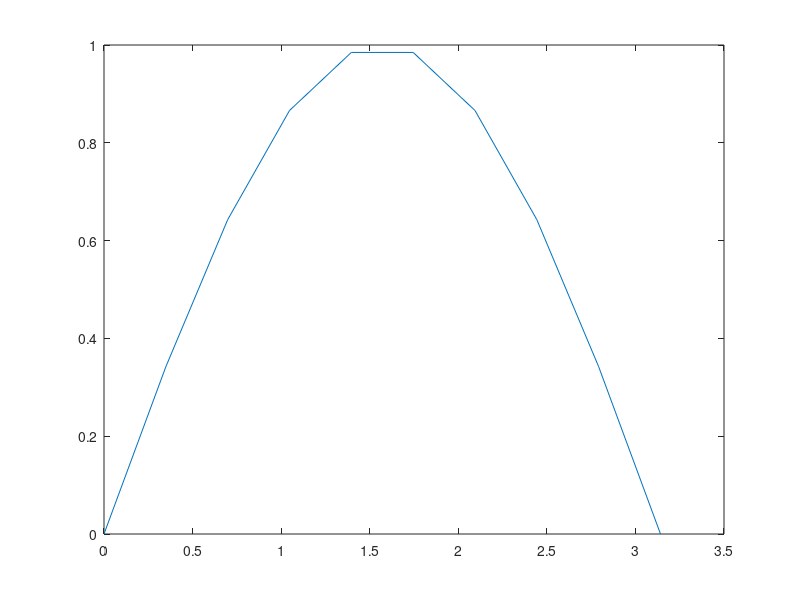
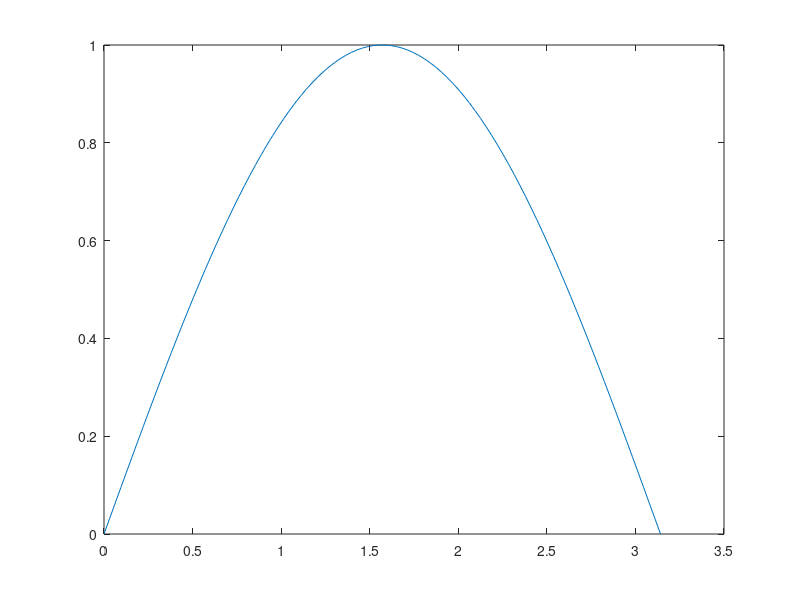

Reproduce these figures in MATLAB, in order.
%% 3.15
% plotting sin(x) with both 10 and 100 points of resolution
function sinxPlot() 

    x = linspace(0,pi,10);
    y = sin(x);
    figure;
    plot(x,y)
    
    x = linspace(0, pi, 100);
    y = sin(x);
    figure;
    plot(x,y)
    
end